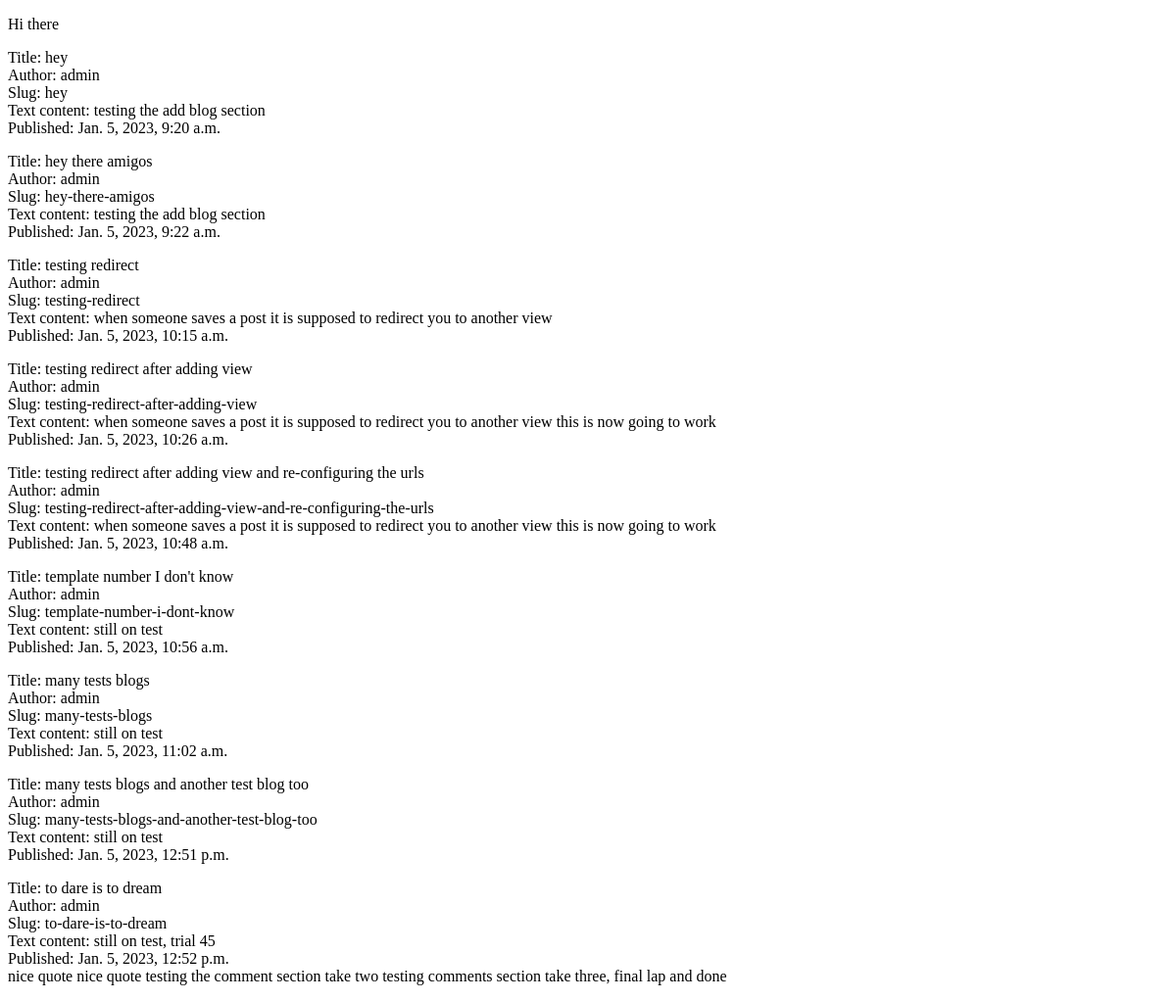
/blog/, run on an earlier commit of the app's database.
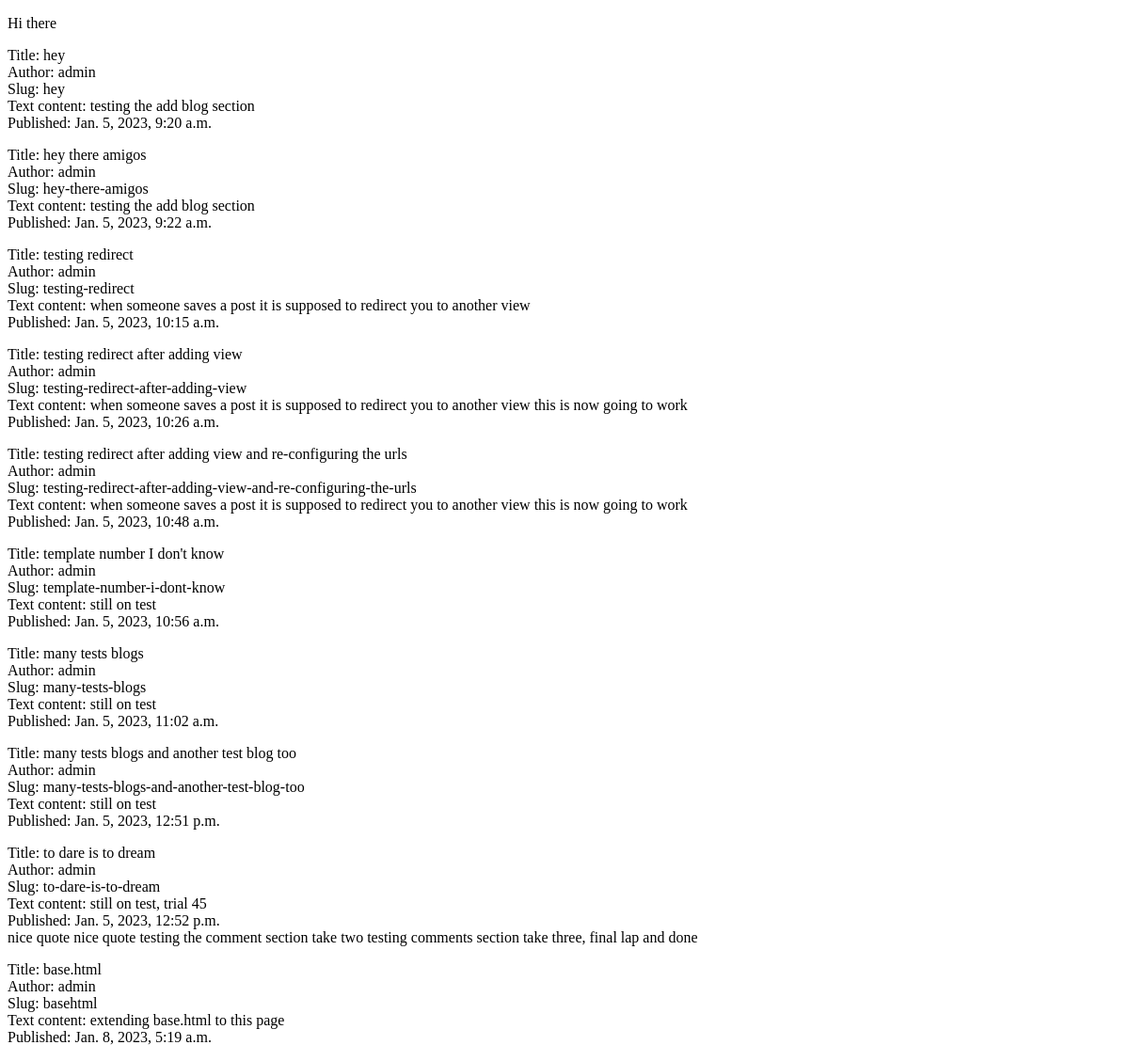
And on a later commit of the database.
### blog/models.py (models this page shows, shortened)
class Post(models.Model):
    title = models.CharField(max_length=100)
    textContent = models.TextField(blank=True, null=True)
    slug = models.SlugField(unique=True)
    created_on = models.DateTimeField(auto_now_add=True)
    author = models.ForeignKey(User, on_delete=models.CASCADE)

class Comment(models.Model):
    name = models.CharField(max_length=42)
    email = models.EmailField(max_length=75)
    website = models.URLField(max_length=200,null=True, blank=True)
    text = models.TextField()
    post = models.ForeignKey(Post, on_delete=models.CASCADE)
    created_on = models.DateTimeField(auto_now_add=True)

### blog/views.py (the view)
# urls.py: path("",views.PostListView.as_view(), name="index"),
class PostListView(ListView):
    model = Post
    context_object_name = 'posts'

### templates/blog/post_list.html (shortened to what this page needs)
<!DOCTYPE html>
<html lang="en">
<head>
</head>
<body>
    <p>Hi there {{ user.username }}</p>
    {% if posts %}
        {% for post in posts %}
            <p>
                <div>
                    <label for="title">Title:</label>
                    {{ post.title }}
                </div>
                <div>
                    <label for="author">Author:</label>
                    {{ post.author }}
                </div>
                <div>
                    <label for="slug">Slug:</label>
                    {{ post.slug }}
                </div>
                <div>
                    <label for="textContent">Text content:</label>
                    {{ post.textContent }}
                </div>
                <div>
                    <label for="created_on">Published:</label>
                    {{ post.created_on }}
                </div>
                <div>
                    {% if post.comment_set.all %}
                        {% for comment in post.comment_set.all %}
                            {{ comment.text }}
                        {% endfor %}
                    {% endif %}
                </div>
            </p>
        {% endfor %}
    {% else %}
        <p>
            No posts yet
        </p>
    {% endif %}
</body>
</html>

What changed in the data, as far as the page shows it:
added Post: title "base.html", author "admin", slug "basehtml", textContent "extending base.html to this page", created_on "Jan. 8, 2023, 5:19 a.m."
